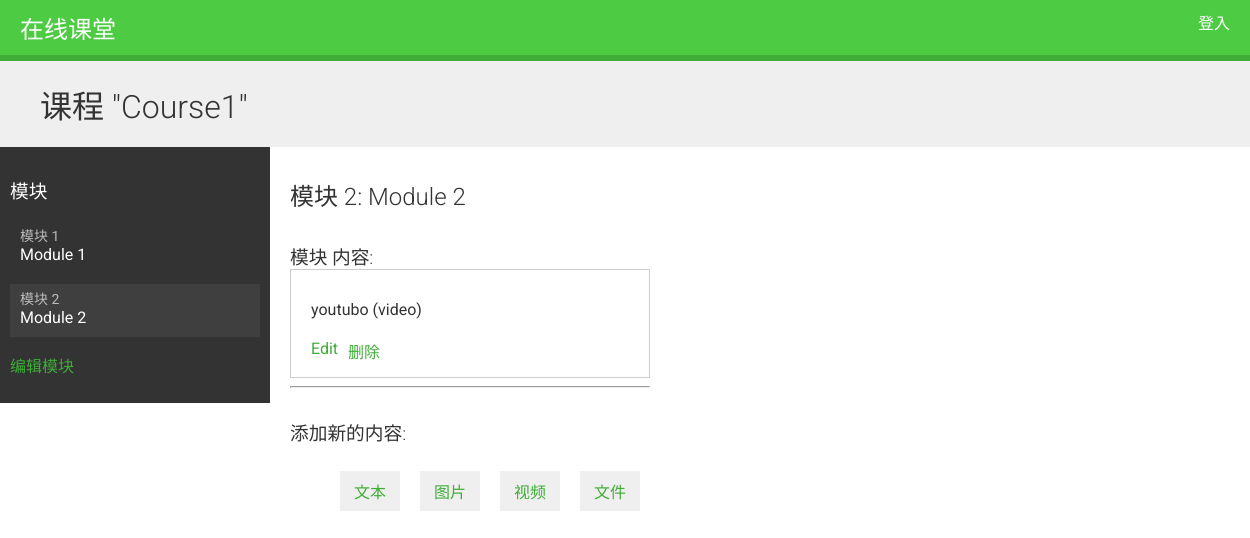
Screenshot of /course/module/2/ (signed in) with the database file from the repository.
### courses/models.py (models this page shows, shortened)
class Course(models.Model):
    owner = models.ForeignKey(User,
                              related_name='courses_created',
                              on_delete=models.CASCADE)
    subject = models.ForeignKey(Subject,
                                related_name='courses',
                                on_delete=models.CASCADE)
    title = models.CharField(max_length=200)
    slug = models.SlugField(max_length=200, unique=True)
    overview = models.TextField()
    created = models.DateTimeField(auto_now_add=True)
    students = models.ManyToManyField(User,related_name='courses_joined', blank=True)
    class Meta:
        ordering = ('-created',)

class Module(models.Model):
    course = models.ForeignKey(Course, related_name='modules',
                               on_delete=models.CASCADE)
    title = models.CharField(max_length=200)
    description = models.TextField(blank=True)
    order = OrderField(blank=True, for_fields=['course'])

class Content(models.Model):
    module = models.ForeignKey(Module, related_name='contents', on_delete=models.CASCADE)
    content_type = models.ForeignKey(ContentType,limit_choices_to={
                                        'model__in':('text','video','image','file',)},
                                     on_delete=models.CASCADE)
    object_id = models.PositiveIntegerField()
    item = GenericForeignKey('content_type', 'object_id')
    order = OrderField(blank=True, for_fields=['module'])
    class Meta:
        ordering = ['order']

class ItemBase(models.Model):
    owner = models.ForeignKey(User, related_name='%(class)s_related', on_delete=models.CASCADE)
    title = models.CharField(max_length=250)
    created = models.DateTimeField(auto_now_add=True)
    updated = models.DateTimeField(auto_now=True)
    class Meta:
        abstract = True
    def __str__(self):
        return self.title

class Video(ItemBase):
    url = models.URLField()

### courses/views.py (the view)
class ModuleContentListView(TemplateResponseMixin, View):
    template_name = 'courses/manage/module/content_list.html'
    def get(self, request, module_id):
        module = get_object_or_404(
            Module,
            id=module_id,
            course__owner=request.user
        )
        return self.render_to_response({
            'module':module
        })

### courses/templatetags/course.py (called while the page is built)
@register.filter
def model_name(obj):
    try:
        return obj._meta.model_name
    except AttributeError:
        return None

### courses/templates/courses/manage/module/content_list.html (shortened to what this page needs)
{% extends "base.html" %}
{% load course %}
{% block content %}
{% with course=module.course %}
    <h1>课程 "{{ course.title }}"</h1>
    <div class="contents">
        <h3>模块</h3>
        <ul id="modules">
        {% for m in course.modules.all %}
            <li data-id="{{ m.id }}" {% if m == module %}class="selected"{% endif %}>
                <a href="{% url "module_content_list" m.id %}">
                    <span>
                        模块 <span class="order">{{ m.order|add:1 }}</span>
                    </span>
                    <br>
                    {{ m.title }}
                </a>
            </li>
        {% empty %}
            <li>没有模块.</li>
        {% endfor %}
        </ul>
        <p><a href="{% url "course_module_update" course.id %}">编辑模块</a></p>
    </div>
    <div class="module">
        <h2>模块 {{ module.order|add:1 }}: {{ module.title }}</h2>
        <h3>模块 内容:</h3>
        <div id="module-contents">
            {% for content in module.contents.all %}
            <div data-id="{{ content.id }}">
                {% with item=content.item %}
                    <p>{{ item }} ({{ item|model_name }})</p>
                    <a href="{% url "module_content_update" module.id item|model_name item.id %}">Edit</a>
                    <form action="{% url "module_content_delete" content.id %}" method="post">
                        <input type="submit" value="删除">
                    </form>
                {% endwith %}
            </div>
            {% empty %}
                <p>这个模块还没有内容.</p>
            {% endfor %}
        </div>
        <hr>
        <h3>添加新的内容:</h3>
        <ul class="content-types">
            <li><a href="{% url "module_content_create" module.id "text" %}">文本</a></li>
            <li><a href="{% url "module_content_create" module.id "image" %}">图片</a></li>
            <li><a href="{% url "module_content_create" module.id "video" %}">视频</a></li>
            <li><a href="{% url "module_content_create" module.id "file" %}">文件</a></li>
        </ul>
    </div>
{% endwith %}
{% endblock %}

### courses/static/css/base.css (style rules this page uses)
body { margin:0; font-family:'Roboto', sans-serif; font-weight:400; color:#333; }
a { color:#3fad37; text-decoration:none; }
h1, h2, h3, h4, h5, h6 { font-family:'Roboto', sans-serif; font-weight:300; }
h1 { background:#efefef; width:100%; overflow:auto; padding:20px 0 20px 40px; margin:0; }
.module { overflow:auto; }
.module h3 { margin:30px 0 0; padding:0; width:100%; }
.module p { margin:10px 0 20px; width:100%; float:left; }
.contents { width:20%; padding:10px; float:left; background:#333; color: #fff; font-family:'Roboto', sans-serif; }
.contents ul { list-style:none; margin:0; padding:0; }
.contents ul li { margin:0 0 10px 0; padding:4px 10px 10px; overflow:auto; }
.contents ul li.selected { background:#3f3f3f; }
.contents ul span { text-transform:uppercase; color:#bbb; font-size:14px; }
.contents ul a { display:block; color:#fff; text-decoration:none; }
.module { padding:10px 20px; float:left; }
ul.content-types li { list-style:none; float:left; margin:10px; background:#efefef; padding:8px 14px; }
input, select, textarea { border:1px solid #ccc; border-bottom:3px solid #ccc; padding:8px 12px; font-size:16px; font-family:'Roboto', sans-serif; float:left; clear:both; width:300px; }
input[type=submit], a.button { border-radius:5px; background:#4dcc43; color:#fff; font-size:16px; text-transform:uppercase; border:none; padding:10px 20px; margin:20px 0; }
#module-contents div { padding:20px 20px 4px 20px; border:1px solid #ccc; background:#fff; overflow:auto; }
#module-contents a { float:left; }
#module-contents form { margin:0; padding:0; float:left; }
#module-contents input[type="submit"] { width:auto; background:none; color:#3fad37; margin:0 0 10px 10px; padding:0; text-transform:none; }

### rows the page displays
Course: title "Course1"
Module: order|add "1", title "Module 1"
Module: order|add "2", title "Module 2"
Content: item "youtubo", item|model_name "video"
